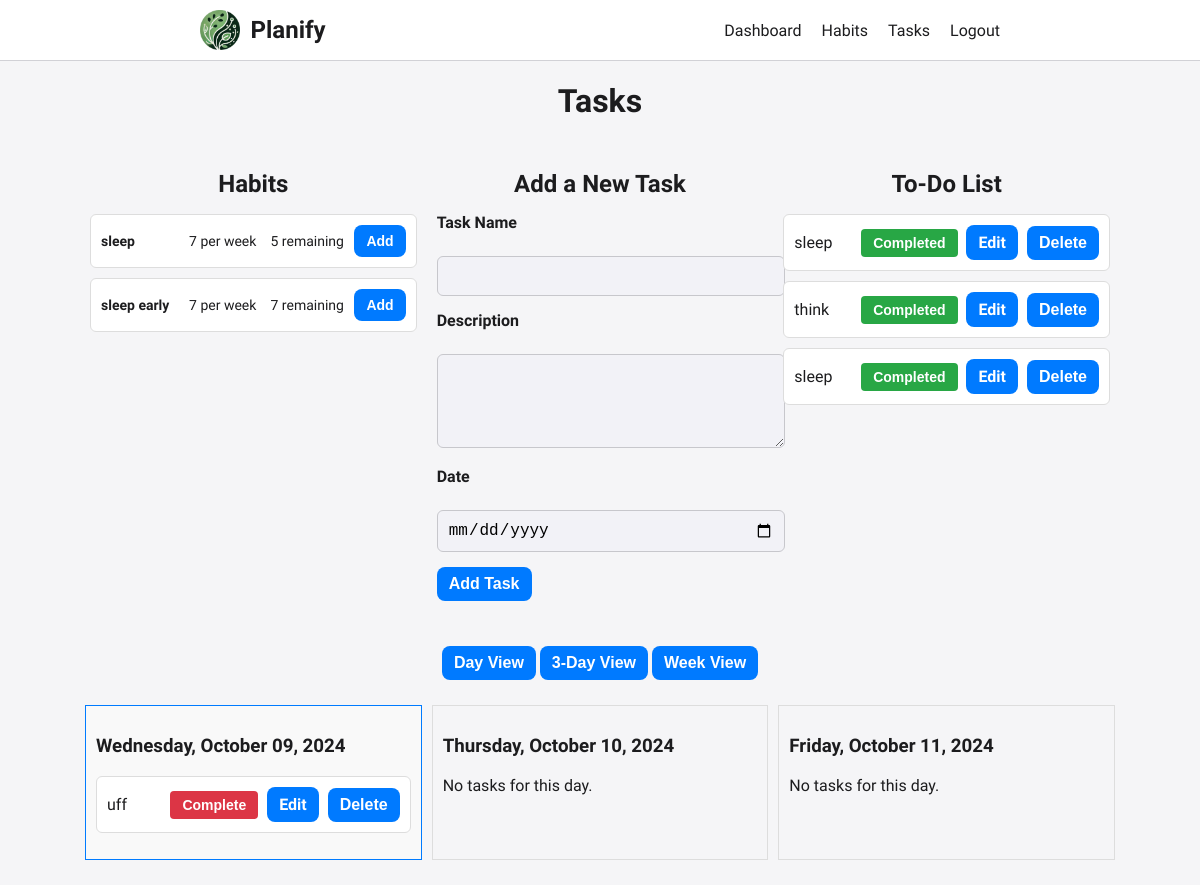
Screenshot of /tasks?view=3day (signed in) with the database file from the repository.
### tables this page shows
CREATE TABLE habits (
    id INTEGER PRIMARY KEY AUTOINCREMENT,
    user_id INTEGER NOT NULL,
    name TEXT NOT NULL,
    frequency INTEGER NOT NULL,
    period TEXT NOT NULL,
    times_completed INTEGER DEFAULT 0,
    FOREIGN KEY (user_id) REFERENCES users (id)
);

CREATE TABLE tasks (
    id INTEGER PRIMARY KEY AUTOINCREMENT,
    user_id INTEGER NOT NULL,
    habit_id INTEGER,
    name TEXT NOT NULL,
    description TEXT,
    date DATE,
    completed BOOLEAN DEFAULT 0,
    FOREIGN KEY (user_id) REFERENCES users (id),
    FOREIGN KEY (habit_id) REFERENCES habits (id)
);

### app.py (the view, shortened to what this page needs)
@app.route('/tasks', methods=['GET', 'POST'])
@login_required
def tasks():
    task_form = TaskForm()
    conn = get_db_connection()
    editing_task = None
    view_type = request.args.get('view', 'day')
    today = date.today()
    dates = []
    if view_type == 'day':
        dates.append(today)
    elif view_type == '3day':
        for i in range(3):
            dates.append(today + timedelta(days=i))
    elif view_type == 'week':
        start_day = today - timedelta(days=today.weekday() + 1 if today.weekday() != 6 else 0)
        for i in range(7):
            dates.append(start_day + timedelta(days=i))
    edit_task_id = request.args.get('edit')
    habits = conn.execute('SELECT * FROM habits WHERE user_id = ?', (current_user.id,)).fetchall()
    undated_tasks = conn.execute('''
        SELECT * FROM tasks
        WHERE user_id = ? AND date IS NULL
    ''', (current_user.id,)).fetchall()
    dated_tasks = conn.execute('''
        SELECT * FROM tasks
        WHERE user_id = ? AND date IS NOT NULL
    ''', (current_user.id,)).fetchall()
    tasks_by_date = {d.strftime('%Y-%m-%d'): [] for d in dates}
    for task in dated_tasks:
        task_date_str = task['date']
        if task_date_str in tasks_by_date:
            tasks_by_date[task_date_str].append(task)
    conn.close()
    return render_template('tasks.html', task_form=task_form, habits=habits,
                           undated_tasks=undated_tasks, tasks_by_date=tasks_by_date,
                           dates=dates, view_type=view_type, editing_task=editing_task, today=today)

### app.py
class TaskForm(FlaskForm):
    name = StringField('Task Name', validators=[DataRequired(), Length(max=150)])
    description = TextAreaField('Description', validators=[Optional(), Length(max=500)])
    date = DateField('Date', validators=[Optional()], format='%Y-%m-%d')
    habit_id = HiddenField('Habit ID', validators=[Optional()])
    submit = SubmitField('Add Task')

### app.py (called while the page is built)
def get_db_connection():
    conn = sqlite3.connect('database.db')
    conn.row_factory = sqlite3.Row
    return conn

@login_manager.user_loader
def load_user(user_id):
    conn = get_db_connection()
    user_row = conn.execute('SELECT * FROM users WHERE id = ?', (user_id,)).fetchone()
    conn.close()
    if user_row:
        return User(user_row)
    else:
        return None

### templates/tasks.html (shortened to what this page needs)
{% extends 'base.html' %}
{% block content %}
<main class="main-content tasks-page-content">
    <h1 class="page-title">Tasks</h1>
<div class="tasks-page">
    <div class="top-section">
        <div class="left-column">
            <h2 class="section-title">Habits</h2>
            <ul class="habits-list">
                {% for habit in habits %}
                <li>
                    <div class="habit-item">
                        <span class="habit-name">{{ habit['name'] }}</span>
                        <span class="habit-frequency">{{ habit['frequency'] }} per {{ habit['period'] }}</span>
                        <span class="habit-remaining">{{ habit['frequency'] - habit['times_completed'] }} remaining</span>
                        <button class="btn btn-sm btn-primary add-habit-btn" data-habit-id="{{ habit['id'] }}" data-habit-name="{{ habit['name'] }}">
                            Add
                        </button>
                    </div>
                </li>
                {% else %}
                <li>You have no habits yet.</li>
                {% endfor %}
            </ul>
        </div>
        <div class="middle-column">
            <h2 class ="section-title">{{ 'Edit Task' if editing_task else 'Add a New Task' }}</h2>
            <form method="POST" action="{{ url_for('tasks', view=view_type) }}">
                <div class="form-group">
                    {{ task_form.name.label }}<br>
                    {{ task_form.name(id="task_form-name", size=50, class_="form-control") }}
                </div>
                <div class="form-group">
                    {{ task_form.description.label }}<br>
                    {{ task_form.description(rows=4, class_="form-control") }}
                </div>
                <div class="form-group">
                    {{ task_form.date.label }}<br>
                    {{ task_form.date(class_="form-control") }}
                </div>
                <div class="form-group">
                    <input type="submit" class="btn btn-primary" value="{{ 'Update Task' if editing_task else 'Add Task' }}">
                </div>
            </form>
        </div>
        <div class="right-column">
            <h2 class="section-title">To-Do List</h2>
            <ul class="todo-list">
                {% for task in undated_tasks %}
                <li>
                    <div class="task-item">
                        <span>{{ task['name'] }}</span>
                        <div class="task-actions">
            <form action="{{ url_for('toggle_task', task_id=task['id'], view=view_type) }}" method="POST" style="display:inline;">
    <button type="submit" class="btn btn-sm status-btn {% if task['completed'] %}completed{% else %}incomplete{% endif %}">
        {% if task['completed'] %}Completed{% else %}Complete{% endif %}
    </button>
</form>
                            <a href="#" class="btn btn-sm btn-warning edit-task-btn" data-task-id="{{ task['id'] }}">Edit</a>
                            <form action="{{ url_for('delete_task', task_id=task['id']) }}" method="POST" style="display:inline;">
                                <button type="submit" class="btn btn-sm btn-danger" onclick="return confirm('Are you sure you want to delete this task?');">Delete</button>
                            </form>
                        </div>
                    </div>
                </li>
                {% else %}
                <li>You have no tasks in your to-do list.</li>
                {% endfor %}
            </ul>
        </div>
    </div>
    <div class="bottom-section">
        <div class="date-range-buttons">
            <button class="btn btn-secondary" onclick="window.location.href='{{ url_for('tasks', view='day') }}'">Day View</button>
            <button class="btn btn-secondary" onclick="window.location.href='{{ url_for('tasks', view='3day') }}'">3-Day View</button>
            <button class="btn btn-secondary" onclick="window.location.href='{{ url_for('tasks', view='week') }}'">Week View</button>
        </div>
        <div class="tasks-by-date-section">
            {% for date_obj in dates %}
            {% set date_str = date_obj.strftime('%Y-%m-%d') %}
            <div class="date-card {% if date_obj == today %}today-card{% endif %}">
                <h3>{{ date_obj.strftime('%A, %B %d, %Y') }}</h3>
                <ul class="task-list">
                    {% if tasks_by_date[date_str] %}
                    {% for task in tasks_by_date[date_str] %}
                    <li>
                        <div class="task-item">
                            <span>{{ task['name'] }}</span>
                            <div class="task-actions">
<form action="{{ url_for('toggle_task', task_id=task['id'], view=view_type) }}" method="POST" style="display:inline;">
    <button type="submit" class="btn btn-sm status-btn {% if task['completed'] %}completed{% else %}incomplete{% endif %}">
        {% if task['completed'] %}Completed{% else %}Complete{% endif %}
    </button>
</form>
                                <a href="#" class="btn btn-sm btn-warning edit-task-btn" data-task-id="{{ task['id'] }}">Edit</a>
                                <form action="{{ url_for('delete_task', task_id=task['id']) }}" method="POST" style="display:inline;">
                                    <button type="submit" class="btn btn-sm btn-danger" onclick="return confirm('Are you sure you want to delete this task?');">Delete</button>
                                </form>
                            </div>
                        </div>
                    </li>
                    {% endfor %}
                    {% else %}
                    <li>No tasks for this day.</li>
                    {% endif %}
                </ul>
            </div>
            {% endfor %}
        </div>
    </div>
</div>
</main>
{% endblock %}
{% block page_class %}tasks-page-content{% endblock %}

### static/css/styles.css (style rules this page uses)
body { font-family: 'Helvetica Neue', sans-serif; margin: 0; padding: 0; background-color: #F5F5F7; color: #1C1C1E; }
a { color: #007AFF; text-decoration: none; }
h1, h2, h3 { font-weight: 700; }
.main-content { max-width: 800px; margin: 20px auto; padding: 0 20px; }
.form-group { margin-bottom: 20px; text-align: left; }
.form-group label { display: block; margin-bottom: 5px; font-weight: 600; }
.form-control { width: 100%; padding: 10px; border: 1px solid #C7C7CC; border-radius: 6px; font-size: 16px; background-color: #F2F2F7; }
.btn { display: inline-block; padding: 12px 20px; font-size: 16px; font-weight: 600; text-align: center; border: none; border-radius: 8px; cursor: pointer; background-color: #007AFF; color: #FFFFFF; transition: background-color 0.3s; }
.tasks-page { display: flex; flex-direction: column; }
.top-section { display: flex; flex-wrap: wrap; }
.left-column, .middle-column, .right-column { flex: 1; min-width: 250px; margin: 10px; }
.bottom-section { margin-top: 20px; }
.date-range-buttons { text-align: center; margin-bottom: 20px; }
.tasks-by-date-section { display: flex; flex-wrap: wrap; justify-content: center; }
.date-card { border: 1px solid #ddd; padding: 10px; margin: 5px; flex: 1; min-width: 200px; }
.today-card { background-color: #f9f9f9; border-color: #007bff; }
.date-card { flex-basis: 100%; }
.date-card { flex-basis: calc(33.33% - 10px); }
.tasks-by-date-section { display: flex; flex-wrap: nowrap; justify-content: space-between; }
.tasks-by-date-section .date-card { flex: 1 1 calc(14.2857% - 10px); margin: 5px; }
.task-item { display: flex; justify-content: space-between; align-items: center; padding: 10px; margin-bottom: 10px; border: 1px solid #ddd; border-radius: 6px; background-color: #fff; }
.task-actions .btn { margin-left: 5px; }
.habits-list { list-style-type: none; padding-left: 0; }
.habits-list li { margin-bottom: 10px; }
.habit-item { display: flex; align-items: center; justify-content: space-between; padding: 10px; border: 1px solid #ddd; border-radius: 6px; background-color: #fff; }
.habit-item span { margin-right: 10px; font-size: 14px; }
.habit-name { font-weight: bold; flex: 1; }
.habit-frequency, .habit-remaining { flex: 1; text-align: center; }
.add-habit-btn { padding: 6px 12px; font-size: 14px; }
.form-group { margin-bottom: 15px; }
.btn { padding: 8px 12px; }
.tasks-page-content { max-width: none; margin: 20px; padding: 0 20px; }
.status-btn { color: #fff; border: none; border-radius: 4px; padding: 6px 12px; cursor: pointer; font-size: 14px; transition: background-color 0.3s; }
.status-btn.incomplete { background-color: #DC3545; }
.status-btn.completed { background-color: #28A745; }
.page-title { text-align: center; font-size: 32px; margin-bottom: 20px; }
.section-title { text-align: center; font-size: 24px; margin-bottom: 15px; }
.todo-list, .task-list { list-style-type: none; padding-left: 0; }

### rows the page displays
habits: name "sleep", frequency "7", period "week", habit['frequency']-habit['times_completed'] "5"
habits: name "sleep early", frequency "7", period "week", habit['frequency']-habit['times_completed'] "7"
tasks: name "sleep", completed "Completed"
tasks: name "think", completed "Completed"
tasks: name "sleep", completed "Completed"
tasks: name "uff", completed "Complete"

### other values shown
{{ 'Edit Task' if editing_task else 'Add a New Task' }} "Add a New Task"
{{ task_form.name.label }} "Task Name"
{{ task_form.description.label }} "Description"
{{ task_form.date.label }} "Date"
{{ date_obj.strftime('%A, %B %d, %Y') }} "Wednesday, October 09, 2024" "Thursday, October 10, 2024" "Friday, October 11, 2024"
